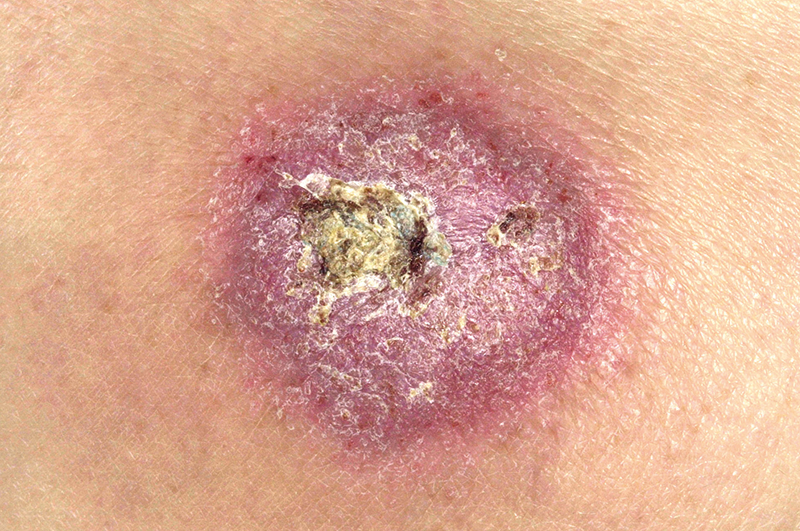
#> input picture images/skin.png, 800 x 531 px
$ python 01_image_representation.py
#> lines starting #> are read from the running program, lines starting #| are printed output that depends on the picture; after the words box and inside, x2 and y2 are one past the last pixel; in counts of white or black regions, pixels touching at a corner belong together
# ============================================================
# Image Representation
#
# 1. Reading image
# 2. Array structure and dtype
# 3. BGR / RGB channel order
# 4. Accessing and modifying pixel values
# ============================================================

import cv2


# ============================================================
# 1. Read Image
# ============================================================

# OpenCV reads color images in BGR order
image = cv2.imread("images/skin.png")
#> image is the input picture: shape (531, 800, 3); mean B, G, R 144.6, 166.8, 218.9


# ============================================================
# 2. Array Structure and dtype
# ============================================================

# Example: (480, 640, 3)
# 480 = Height
# 640 = Width
# 3 = Channels
print("Shape:", image.shape)
#| Shape: (531, 800, 3)

# Example: uint8
# Pixel values usually range from 0 to 255
print("Data type:", image.dtype)
#| Data type: uint8


# ============================================================
# 3. BGR / RGB Channel Order
# ============================================================

# Convert BGR to RGB
# Matplotlib expects RGB
rgb_image = cv2.cvtColor(image, cv2.COLOR_BGR2RGB)


# ============================================================
# 4. Accessing and Modifying Pixel Values
# ============================================================

# Access the pixel at row 100, column 100
pixel = image[100, 100]
#> pixel = [150, 187, 240]

# Print pixel value in BGR order
print("Pixel value:", pixel)
#| Pixel value: [150 187 240]

# Make a copy so the original image stays unchanged
modified_image = image.copy()

# Select rows 100–149 and columns 100–249
# Change the selected area to red
# OpenCV uses BGR, so [0, 0, 255] = Red
modified_image[100:150, 100:250] = [0, 0, 255]
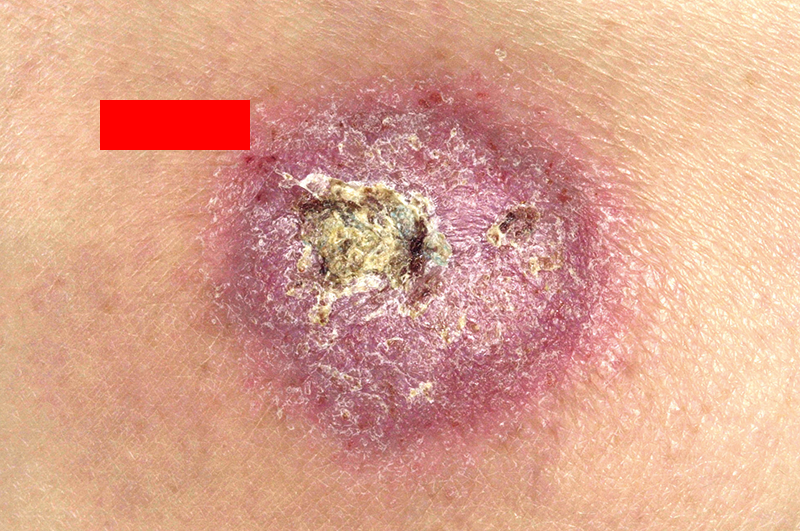
#> modified_image: shape (531, 800, 3); 1.77% of pixels changed, all inside (x1, y1, x2, y2) = (100, 100, 250, 150)


# ============================================================
# 5. Show Before and After
# ============================================================

cv2.imshow("Before", image)
cv2.imshow("After", modified_image)

# Keep windows open until you press any key
cv2.waitKey(0)

# Close OpenCV windows
cv2.destroyAllWindows()

$ run again, with images/cat.png copied over images/skin.png
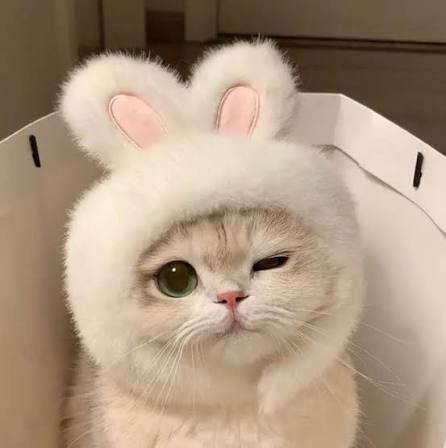
#> input picture images/cat.png, 446 x 448 px
#> image is the input picture: shape (448, 446, 3); mean B, G, R 129.2, 150.9, 172
#| Shape: (448, 446, 3)
#| Data type: uint8
#> pixel = [193, 213, 231]
#| Pixel value: [193 213 231]
#> `modified_image[100:150, 100:250] = [0, 0, 255]`:
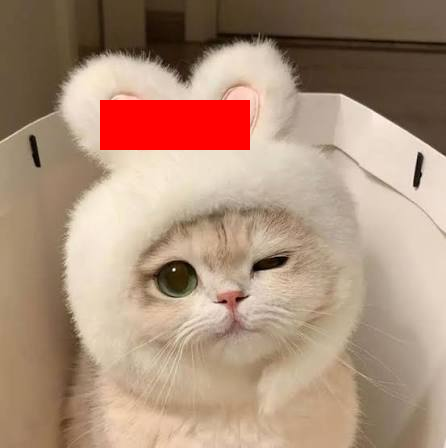
#> modified_image: shape (448, 446, 3); 3.75% of pixels changed, all inside (x1, y1, x2, y2) = (100, 100, 250, 150)
